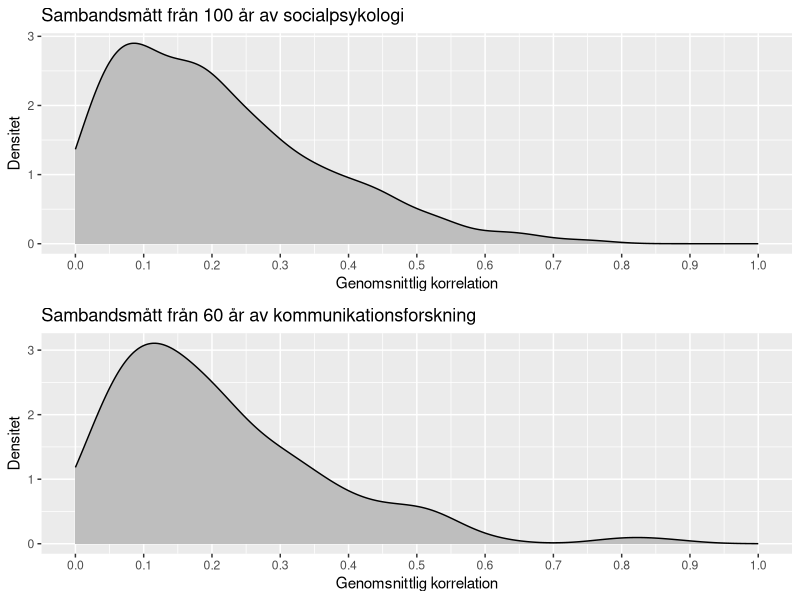

Write R code to recreate this figure.
## ---- chunk 1
df <- read.csv("data/soc-psych.tsv", header=TRUE, sep="\t", stringsAsFactors=FALSE)
df2 <- read.csv("data/effectsizes-comm.csv", header=TRUE, sep=",", stringsAsFactors=FALSE)

library(tidyverse)
library(gridExtra)

# Reproduce graph in Richard et al. (2003), but use density instead.
gg1 <- df %>% ggplot(aes(r)) +
  geom_density(fill="grey") + 
  scale_x_continuous(limits=c(0, 1), breaks=seq(0, 1, 0.1)) +
  labs(title="Sambandsmått från 100 år av socialpsykologi",
       x="Genomsnittlig korrelation",
       y="Densitet")

gg2 <- df2 %>% ggplot(aes(r)) +
  geom_density(fill="grey") + 
  scale_x_continuous(limits=c(0, 1), breaks=seq(0, 1, 0.1)) +
  labs(title="Sambandsmått från 60 år av kommunikationsforskning",
       x="Genomsnittlig korrelation",
       y="Densitet")

grid.arrange(gg1, gg2, nrow=2)
